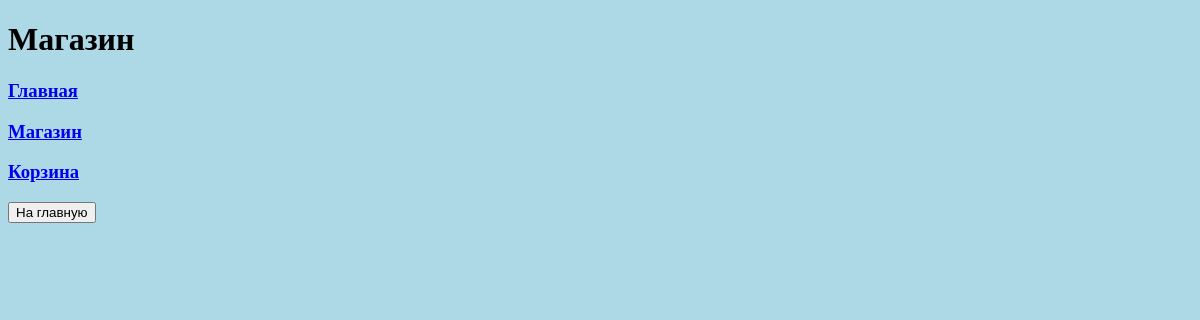
The app's page /platform/games/, older data.
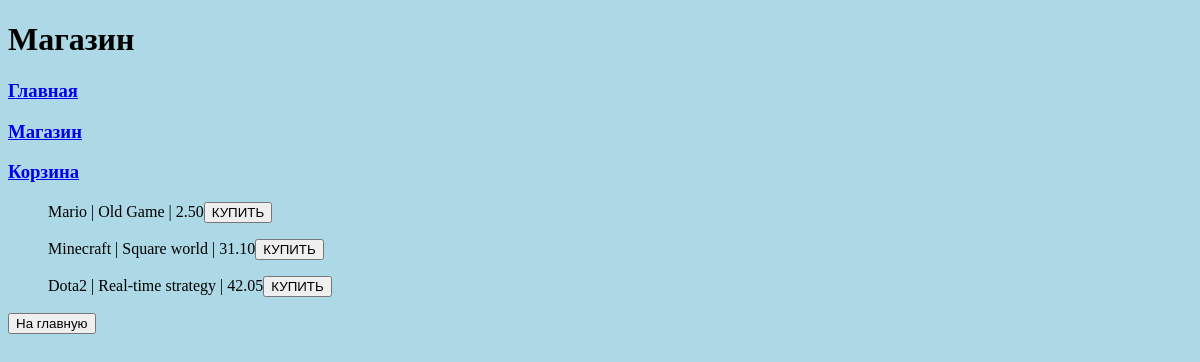
The same page, newer data.
### task1/models.py (models this page shows, shortened)
class Game(models.Model):
    title = models.CharField(max_length=50)
    cost = models.DecimalField(max_digits=10, decimal_places=2)
    size = models.DecimalField(max_digits=10, decimal_places=2)
    description = models.TextField()
    age_limited = models.BooleanField(default=False)
    buyer = models.ManyToManyField(Buyer, related_name='game')

### task1/views.py (the view)
# urls.py: path('platform/games/', games_menu),
def games_menu(request):
    title = 'Магазин'
    games_ = Game.objects.all()
    context = {
        'title': title,
        'games_': games_,
    }
    return render(request, 'fourth_task/games.html', context)

### templates/fourth_task/games.html
{% extends "fourth_task/menu.html" %}
{% block pagename %}
    <h1>{{ title }}</h1>
{% endblock %}
{% block menu %}
    {{ block.super }}
{% endblock %}
{% block content %}
    <ul>
        {% for game in games_ %}
            <p> {{ game.title }} | {{ game.description }} | {{ game.cost }}<button> КУПИТЬ </button></p>
            {% endfor %}
    </ul>
    <p><button onclick="window.location.href='/platform'"> На главную </button></p>
{% endblock %}

### templates/fourth_task/menu.html (shortened to what this page needs)
{% load static %}
<!DOCTYPE html>
<html lang="en">
<head>
    <link rel = 'stylesheet' type="text/css" href='{% static "style.css" %}'>
</head>
<body>
    {% block pagename %}{% endblock %}
    {% block menu %}
    <p><a href="/platform"><h3>Главная</h3></a> </p>
    <p><a href="/platform/games"><h3>Магазин</h3></a> </p>
    <p><a href="/platform/cart"><h3>Корзина</h3></a></p>
    {% endblock %}
    {% block content %}{% endblock %}
</body>
</html>

### static/style.css (style rules this page uses)
body { background-color: lightblue; }
h1 { text-align: left; }

Row changes from the older to the newer data that the page shows:
added Game: title "Mario", description "Old Game", cost "2.50"
added Game: title "Minecraft", description "Square world", cost "31.10"
added Game: title "Dota2", description "Real-time strategy", cost "42.05"
